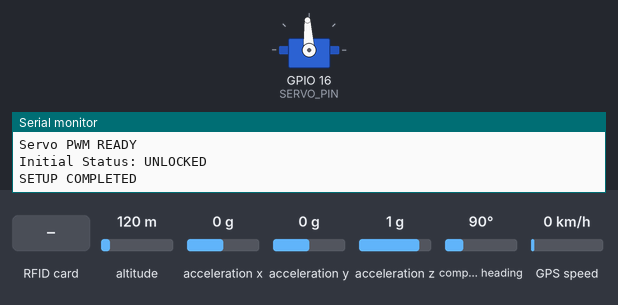
Bench run of a sketch on a simulated ESP32. Shown: servo, the last lines printed to the serial monitor. Wiring (inferred from the names in the program): MPU-6050 motion sensor at I2C address 0x68. The test bench sets the inputs (shaded band); at power-on: altitude 120 m, acceleration x 0 g, acceleration y 0 g, acceleration z 1 g, compass heading 90°, GPS speed 0 km/h. WiFi joins after 1.5 s; servers stay silent unless stated; the GPS gets a fix after 3 s at 37.7749, -122.4194 with 8 satellites; no MQTT or app messages arrive unless stated; servo pulses on a pin are drawn as a servo (544–2400 µs = 0–180°).

Above: at 3.0 s.
3.1 s: RFID card 09 87 65 43 21 held to the reader
At 4.2 s:
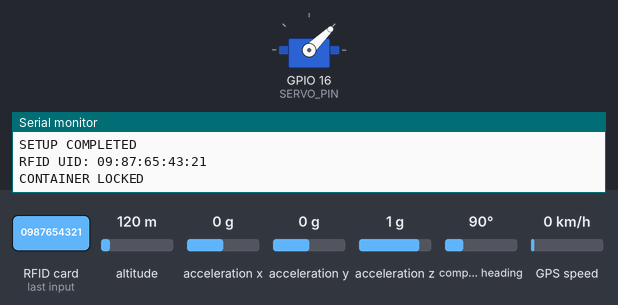
6.5 s: RFID card 5E 7A 19 C4 held to the reader
At 7.5 s:
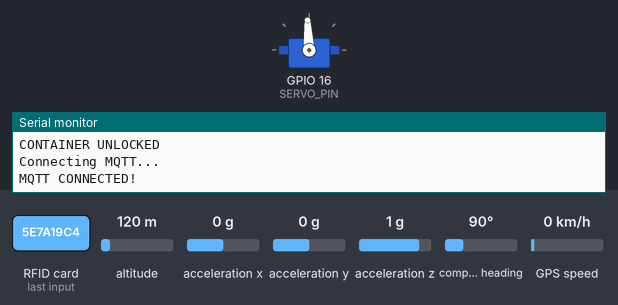
Timing chart, 0 to 9.5 s (numbered marks = the images above; inputs shaded):
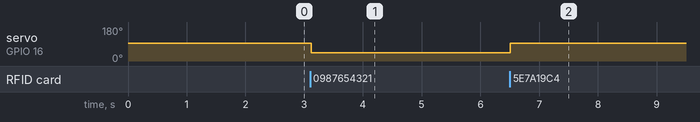

The sketch:

final_transport_container.ino
```cpp
#include <WiFi.h>
#include <PubSubClient.h>
#include <SPI.h>
#include <MFRC522.h>
#include <TinyGPSPlus.h>
#include <Wire.h>
#include <math.h>

// ==========================================
// WIFI
// ==========================================
const char* WIFI_SSID = "flip6";
const char* WIFI_PASSWORD = "0987654321";

// ==========================================
// MQTT
// ==========================================
const char* MQTT_SERVER = "broker.emqx.io";
const int MQTT_PORT = 1883;

const char* MQTT_TOPIC =
  "securetrack/container/CT-001/telemetry";

const char* DEVICE_UID = "ESP32-CT-001";
const char* CONTAINER_CODE = "CT-001";

// ==========================================
// RFID PINS
// ==========================================
#define RFID_RST   4
#define RFID_SDA   15
#define RFID_SCK   7
#define RFID_MOSI  6
#define RFID_MISO  5

// ==========================================
// SERVO
// ==========================================
#define SERVO_PIN 16
#define LOCK_ANGLE 0
#define OPEN_ANGLE 90

// ==========================================
// GPS
// ==========================================
#define GPS_RX_PIN 18
#define GPS_TX_PIN 17

// ==========================================
// A7670C SIM
// ==========================================
#define SIM_RX_PIN 11
#define SIM_TX_PIN 12
#define SIM_BAUD 115200

const char PHONE_NUMBER[] = "+94754558689";

// ==========================================
// MPU6050
// ==========================================
#define MPU_SDA_PIN 37
#define MPU_SCL_PIN 38
#define MPU_ADDRESS 0x68

const unsigned long MPU_SAMPLE_INTERVAL = 20;

const float SHOCK_THRESHOLD_G = 0.75;
const float IMPACT_THRESHOLD_G = 2.2;

// ==========================================
// INTERVALS
// ==========================================
const unsigned long MQTT_PUBLISH_INTERVAL = 10000;
const unsigned long SMS_INTERVAL = 10000;
const unsigned long RFID_DEBOUNCE = 700;

// ==========================================
// OBJECTS
// ==========================================
WiFiClient wifiClient;
PubSubClient mqtt(wifiClient);

MFRC522 rfid(RFID_SDA, RFID_RST);
TinyGPSPlus gps;

// ==========================================
// STATE
// ==========================================
bool servoReady = false;
bool isLocked = false;

bool tamperDetected = false;
bool tamperAlertSent = false;

String lastRFID = "";

unsigned long lastMQTTPublish = 0;
unsigned long lastSMSTime = 0;
unsigned long lastRFIDTap = 0;
unsigned long lastWiFiAttempt = 0;
unsigned long lastMQTTAttempt = 0;

// ==========================================
// MPU STATE
// ==========================================
bool mpuReady = false;

float previousAx = 0;
float previousAy = 0;
float previousAz = 0;

bool previousMPUReading = false;

unsigned long lastMPURead = 0;
unsigned long previousMPUTime = 0;

// ==========================================
// SERVO LEDC
// ==========================================

void writeServoAngle(int angle) {

  if (!servoReady) {
    return;
  }

  angle = constrain(angle, 0, 180);

  int pulseUS =
    map(angle, 0, 180, 1000, 2000);

  uint32_t duty =
    ((uint32_t)pulseUS * 16383UL)
    / 20000UL;

  ledcWrite(SERVO_PIN, duty);
}

void setupServo() {

  Serial.println("Starting Servo LEDC PWM...");

  bool ok =
    ledcAttach(
      SERVO_PIN,
      50,
      14
    );

  if (!ok) {
    Serial.println("Servo PWM FAILED");
    servoReady = false;
    return;
  }

  servoReady = true;

  writeServoAngle(OPEN_ANGLE);

  isLocked = false;

  Serial.println("Servo PWM READY");
  Serial.println("Initial Status: UNLOCKED");
}

// ==========================================
// MPU FUNCTIONS
// ==========================================

void writeMPURegister(byte reg, byte value) {

  Wire.beginTransmission(MPU_ADDRESS);
  Wire.write(reg);
  Wire.write(value);
  Wire.endTransmission();
}

bool readMPURegisters(
  byte reg,
  byte count,
  byte* data
) {

  Wire.beginTransmission(MPU_ADDRESS);
  Wire.write(reg);

  if (Wire.endTransmission(false) != 0) {
    return false;
  }

  byte received =
    Wire.requestFrom(
      (uint8_t)MPU_ADDRESS,
      (uint8_t)count
    );

  if (received != count) {
    return false;
  }

  for (byte i = 0; i < count; i++) {
    data[i] = Wire.read();
  }

  return true;
}

void initializeMPU() {

  Serial.println("\nInitializing MPU6050...");

  Wire.begin(
    MPU_SDA_PIN,
    MPU_SCL_PIN
  );

  Wire.setClock(100000);

  delay(100);

  byte whoAmI = 0;

  if (!readMPURegisters(
        0x75,
        1,
        &whoAmI
      )) {

    Serial.println(
      "MPU6050 NOT DETECTED!"
    );

    mpuReady = false;
    return;
  }

  Serial.print("MPU WHO_AM_I: 0x");
  Serial.println(whoAmI, HEX);

  // Your board previously behaved unusually,
  // so direct register communication is what matters.
  writeMPURegister(0x6B, 0x00);

  delay(100);

  writeMPURegister(0x1C, 0x00);
  writeMPURegister(0x1A, 0x03);

  delay(100);

  mpuReady = true;

  Serial.println("MPU READY");
}

bool readMPUAcceleration(
  float &ax,
  float &ay,
  float &az
) {

  byte data[6];

  if (!readMPURegisters(
        0x3B,
        6,
        data
      )) {

    return false;
  }

  int16_t rawAx =
    (int16_t)((data[0] << 8) | data[1]);

  int16_t rawAy =
    (int16_t)((data[2] << 8) | data[3]);

  int16_t rawAz =
    (int16_t)((data[4] << 8) | data[5]);

  ax = rawAx / 16384.0;
  ay = rawAy / 16384.0;
  az = rawAz / 16384.0;

  return true;
}

// ==========================================
// WIFI
// ==========================================

void connectWiFi() {

  if (WiFi.status() == WL_CONNECTED) {
    return;
  }

  if (
    millis() - lastWiFiAttempt
    < 5000
  ) {
    return;
  }

  lastWiFiAttempt = millis();

  Serial.println("Connecting WiFi...");

  WiFi.mode(WIFI_STA);

  WiFi.begin(
    WIFI_SSID,
    WIFI_PASSWORD
  );
}

// ==========================================
// MQTT
// ==========================================

void connectMQTT() {

  if (
    WiFi.status()
    != WL_CONNECTED
  ) {
    return;
  }

  if (mqtt.connected()) {
    return;
  }

  if (
    millis() - lastMQTTAttempt
    < 5000
  ) {
    return;
  }

  lastMQTTAttempt = millis();

  String clientId =
    "SecureTrack-ESP32-";

  clientId += String(
    (uint32_t)(
      ESP.getEfuseMac()
      & 0xFFFFFFFF
    ),
    HEX
  );

  Serial.println("Connecting MQTT...");

  if (
    mqtt.connect(
      clientId.c_str()
    )
  ) {

    Serial.println("MQTT CONNECTED!");

  } else {

    Serial.print(
      "MQTT FAILED, state = "
    );

    Serial.println(
      mqtt.state()
    );
  }
}

// ==========================================
// GPS
// ==========================================

void readGPS() {

  while (
    Serial2.available() > 0
  ) {
    gps.encode(
      Serial2.read()
    );
  }
}

// ==========================================
// RFID UID
// ==========================================

String getRFIDUID() {

  String uid = "";

  for (
    byte i = 0;
    i < rfid.uid.size;
    i++
  ) {

    if (
      rfid.uid.uidByte[i] < 0x10
    ) {
      uid += "0";
    }

    String part =
      String(
        rfid.uid.uidByte[i],
        HEX
      );

    part.toUpperCase();

    uid += part;

    if (
      i < rfid.uid.size - 1
    ) {
      uid += ":";
    }
  }

  return uid;
}

// ==========================================
// MQTT JSON
// ==========================================

String createMQTTJSON() {

  bool gpsValid =
    gps.location.isValid();

  String json = "{";

  json += "\"deviceUid\":\"";
  json += DEVICE_UID;
  json += "\",";

  json += "\"containerId\":\"";
  json += CONTAINER_CODE;
  json += "\",";

  json += "\"latitude\":";

  if (gpsValid) {
    json += String(
      gps.location.lat(),
      6
    );
  } else {
    json += "null";
  }

  json += ",";

  json += "\"longitude\":";

  if (gpsValid) {
    json += String(
      gps.location.lng(),
      6
    );
  } else {
    json += "null";
  }

  json += ",";

  json += "\"gpsValid\":";
  json += gpsValid
    ? "true"
    : "false";

  json += ",";

  json += "\"isLocked\":";
  json += isLocked
    ? "true"
    : "false";

  json += ",";

  json += "\"lastRFID\":\"";
  json += lastRFID;
  json += "\",";

  json += "\"tamperDetected\":";
  json += tamperDetected
    ? "true"
    : "false";

  json += "}";

  return json;
}

// ==========================================
// MQTT PUBLISH
// ==========================================

void publishTelemetry() {

  if (!mqtt.connected()) {
    return;
  }

  String json =
    createMQTTJSON();

  Serial.println();
  Serial.println(
    "Publishing MQTT telemetry:"
  );

  Serial.println(json);

  bool sent =
    mqtt.publish(
      MQTT_TOPIC,
      json.c_str()
    );

  if (sent) {

    Serial.println(
      "MQTT DATA PUBLISHED!"
    );

  } else {

    Serial.println(
      "MQTT PUBLISH FAILED!"
    );
  }
}

// ==========================================
// TAMPER
// ==========================================

void checkTamper() {

  if (!mpuReady) {
    return;
  }

  if (
    millis() - lastMPURead
    < MPU_SAMPLE_INTERVAL
  ) {
    return;
  }

  lastMPURead = millis();

  float ax, ay, az;

  if (!readMPUAcceleration(
        ax,
        ay,
        az
      )) {

    return;
  }

  unsigned long currentTime =
    millis();

  if (!previousMPUReading) {

    previousAx = ax;
    previousAy = ay;
    previousAz = az;

    previousMPUTime =
      currentTime;

    previousMPUReading =
      true;

    return;
  }

  unsigned long elapsed =
    currentTime
    - previousMPUTime;

  float deltaX =
    ax - previousAx;

  float deltaY =
    ay - previousAy;

  float deltaZ =
    az - previousAz;

  previousAx = ax;
  previousAy = ay;
  previousAz = az;

  previousMPUTime =
    currentTime;

  if (elapsed > 100) {
    return;
  }

  float shock =
    sqrt(
      deltaX * deltaX +
      deltaY * deltaY +
      deltaZ * deltaZ
    );

  float totalAcceleration =
    sqrt(
      ax * ax +
      ay * ay +
      az * az
    );

  if (!isLocked) {
    return;
  }

  if (tamperAlertSent) {
    return;
  }

  if (
    shock >= SHOCK_THRESHOLD_G ||
    totalAcceleration >= IMPACT_THRESHOLD_G
  ) {

    Serial.println(
      "!!! TAMPERING DETECTED !!!"
    );

    tamperDetected = true;
    tamperAlertSent = true;

    // Immediate MQTT update
    publishTelemetry();
  }
}

// ==========================================
// RFID
// ==========================================

void checkRFID() {

  if (
    !rfid.PICC_IsNewCardPresent()
  ) {
    return;
  }

  if (
    !rfid.PICC_ReadCardSerial()
  ) {
    return;
  }

  if (
    millis() - lastRFIDTap
    < RFID_DEBOUNCE
  ) {

    rfid.PICC_HaltA();
    rfid.PCD_StopCrypto1();
    return;
  }

  lastRFIDTap = millis();

  lastRFID =
    getRFIDUID();

  Serial.print("RFID UID: ");
  Serial.println(lastRFID);

  if (!isLocked) {

    writeServoAngle(
      LOCK_ANGLE
    );

    isLocked = true;

    tamperDetected = false;
    tamperAlertSent = false;

    Serial.println(
      "CONTAINER LOCKED"
    );

  } else {

    writeServoAngle(
      OPEN_ANGLE
    );

    isLocked = false;

    tamperDetected = false;
    tamperAlertSent = false;

    Serial.println(
      "CONTAINER UNLOCKED"
    );
  }

  // Immediate MQTT update
  publishTelemetry();

  rfid.PICC_HaltA();
  rfid.PCD_StopCrypto1();
}

// ==========================================
// SETUP
// ==========================================

void setup() {

  Serial.begin(115200);

  delay(1500);

  Serial.println();
  Serial.println(
    "SECURETRACK STARTING"
  );

  // RFID
  SPI.begin(
    RFID_SCK,
    RFID_MISO,
    RFID_MOSI,
    RFID_SDA
  );

  rfid.PCD_Init();

  Serial.println("RFID READY");

  // GPS
  Serial2.begin(
    9600,
    SERIAL_8N1,
    GPS_RX_PIN,
    GPS_TX_PIN
  );

  Serial.println("GPS READY");

  // SIM
  Serial1.begin(
    SIM_BAUD,
    SERIAL_8N1,
    SIM_RX_PIN,
    SIM_TX_PIN
  );

  Serial.println("SIM READY");

  // MPU
  initializeMPU();

  // Servo
  setupServo();

  // MQTT
  mqtt.setServer(
    MQTT_SERVER,
    MQTT_PORT
  );

  mqtt.setBufferSize(512);
  mqtt.setKeepAlive(30);

  // WiFi
  WiFi.mode(WIFI_STA);
  connectWiFi();

  Serial.println(
    "SETUP COMPLETED"
  );
}

// ==========================================
// LOOP
// ==========================================

void loop() {

  readGPS();

  checkRFID();

  checkTamper();

  // WiFi reconnect
  if (
    WiFi.status()
    != WL_CONNECTED
  ) {

    connectWiFi();
  }

  // MQTT reconnect
  if (
    WiFi.status()
    == WL_CONNECTED
  ) {

    if (!mqtt.connected()) {
      connectMQTT();
    }

    if (mqtt.connected()) {
      mqtt.loop();
    }
  }

  // Periodic MQTT telemetry
  if (
    millis() - lastMQTTPublish
    >= MQTT_PUBLISH_INTERVAL
  ) {

    lastMQTTPublish =
      millis();

    publishTelemetry();
  }

  delay(10);
}
```

Measured:
- after the input at 3.1 s, servo on GPIO 16 (SERVO_PIN): 93° → 44° at once
- after the input at 6.5 s, servo on GPIO 16 (SERVO_PIN): 44° → 93° at once
